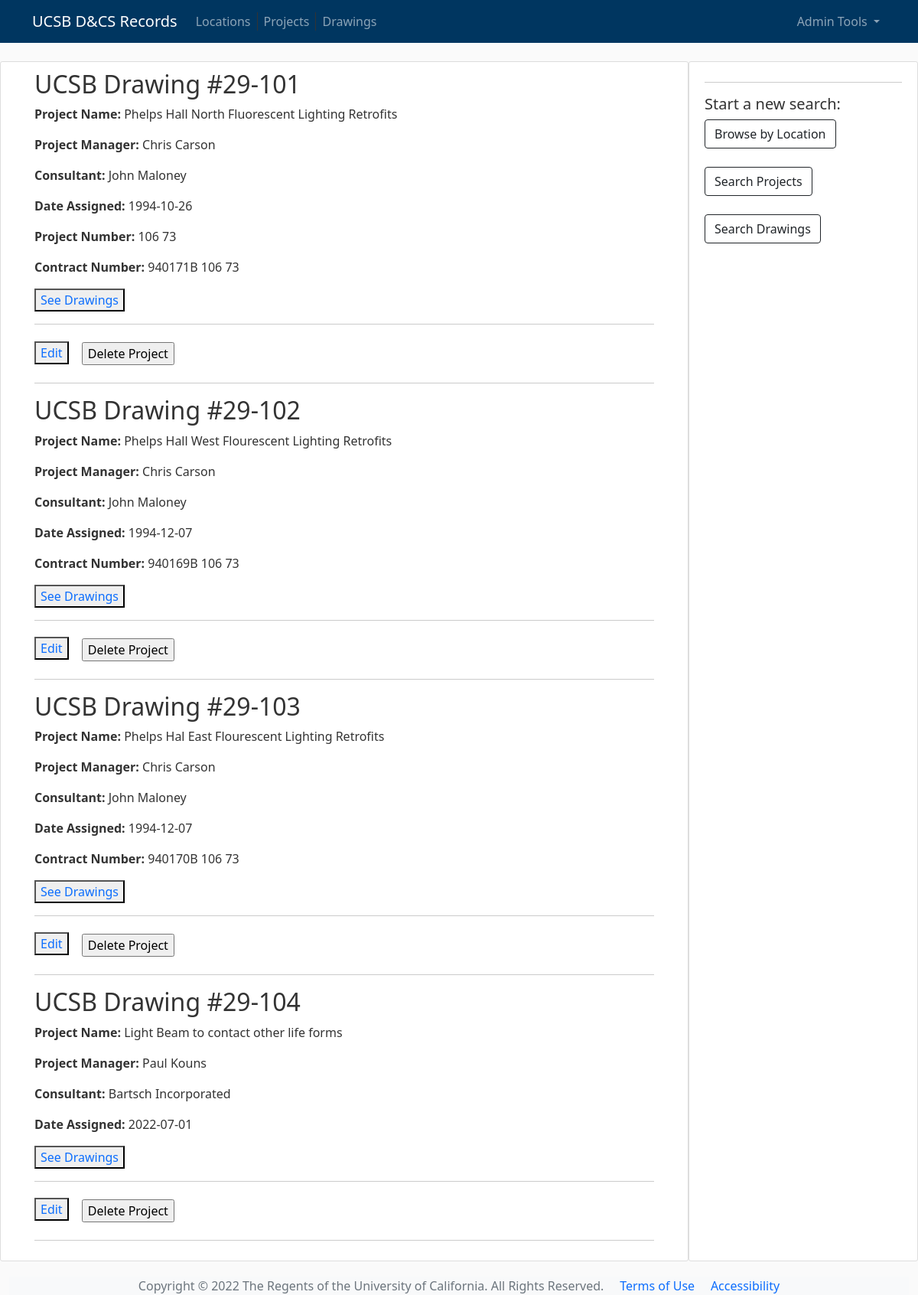
The page /projects/29/ (signed in) on the database its author committed.
### flaskdraw/models.py (models this page shows, shortened)
class Drawfile(db.Model):
    id = db.Column(db.Integer, primary_key=True)
    locnum = db.Column(db.Integer, nullable=False)
    drawnum = db.Column("drawnum", db.Integer, nullable=False)
    contractnum = db.Column(db.String(50), nullable=True)
    projectnum = db.Column(db.String(10), nullable=True)
    projectmngr = db.Column(db.String(100), nullable=True)
    mainconsult = db.Column(db.String(100), nullable=True)
    title = db.Column(db.Text, nullable=False)
    comments = db.Column(db.Text, nullable=True)
    date = db.Column(db.Date)

### flaskdraw/bp_projects/routes.py (the view)
@bp_projects.route("/projects/<int:locnum>/")
def loc_group(locnum):
    form = ProjectSearchForm()
    project = Drawfile.query.filter(Drawfile.locnum == locnum).all()
    return render_template(
        "project_cards.html",
        project=project,
    )

### flaskdraw/bp_projects/forms.py
class ProjectSearchForm(FlaskForm):
    lnum = IntegerField("Location Number", validators=[Optional()])
    drawnum = IntegerField("Drawing Number", validators=[Optional()])
    projectmngr = StringField(
        "Project Manager", validators=[Optional(), Length(max=100)]
    )
    mainconsult = StringField(
        "Consultant", validators=[Optional(), Length(max=100)]
    )
    title = StringField(
        "Project Name", validators=[Optional(), Length(max=100)]
    )

### flaskdraw/models.py (called while the page is built)
@login_manager.user_loader
def load_user(user_id):
    return User.query.get(int(user_id))

### flaskdraw/templates/project_cards.html (shortened to what this page needs)
{% extends 'base.html' %}
{% block content %}
<div class="container">
  {% for p in project %}
  <div>
    <h2>UCSB Drawing #{{ p.locnum }}-{{ p.drawnum }}</h2>
    <p><b>Project Name:</b> {{ p.title }}</p>
    <p><b>Project Manager:</b> {{ p.projectmngr }}</p>
    <p><b>Consultant:</b> {{ p.mainconsult }}</p>
    <p><b>Date Assigned:</b> {{ p.date }}</p>
    {% if p.projectnum %}
    <p><b>Project Number:</b> {{ p.projectnum }}</p>
    {% endif %}
    {% if p.contractnum %}
    <p><b>Contract Number:</b> {{ p.contractnum }}</p>
    {% endif %}
    <button type="button" class="form-control-file"><a href="{{ url_for('bp_drawings.drawings', locnum=p.locnum, drawnum=p.drawnum) }}">See Drawings</a></button>
    <hr>
    {% if current_user.is_authenticated %}
    <button type="button" class="form-control-file"><a href="{{ url_for('bp_projects.edit_proj', project_id=p.id) }}">Edit</a></button>
    <form method="POST" class="btn" action="{{ url_for('bp_projects.delete', project_id=p.id) }}">
      <input
        type="submit"
        value="Delete Project"
        onclick="return confirm('Are you sure you want to delete this entry?')"
      />
    </form>
    <hr>
    {% endif %}
  </div>
  {% endfor %}
</div>
{% endblock content %}

### flaskdraw/static/base.css (style rules this page uses)
body { background: #fafafa; color: #333333; margin-top: 5rem; }
a:not([class]) { text-decoration: none; }

### rows shown on the page
Drawfile: locnum "29", drawnum "101", title "Phelps Hall North Fluorescent Lighting Retrofits", projectmngr "Chris Carson", mainconsult "John Maloney", date "1994-10-26", projectnum "106 73", contractnum "940171B 106 73"
Drawfile: locnum "29", drawnum "102", title "Phelps Hall West Flourescent Lighting Retrofits", projectmngr "Chris Carson", mainconsult "John Maloney", date "1994-12-07", contractnum "940169B 106 73"
Drawfile: locnum "29", drawnum "103", title "Phelps Hal East Flourescent Lighting Retrofits", projectmngr "Chris Carson", mainconsult "John Maloney", date "1994-12-07", contractnum "940170B 106 73"
Drawfile: locnum "29", drawnum "104", title "Light Beam to contact other life forms", projectmngr "Paul Kouns", mainconsult "Bartsch Incorporated", date "2022-07-01"
